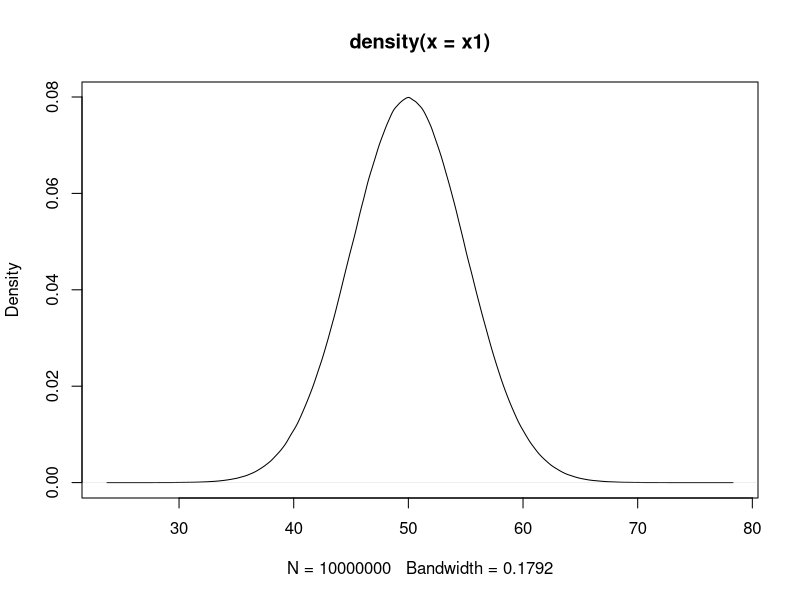

Reproduce this figure in R.
# Data structure in R

#Vectors----
x=1:10 #create sequence of numbers from 1 to 10
x
x1 <- 1:20
x1

(x1=1:30) #create sequence and print as well

(x2=c(1,2,13,4,5)) #concatinate
class(x2)

(x3=letters[1:10])
class(x3)

LETTERS[1:26] #to print a,b..z

(x3b=c('a','tirtha','4')) #hybrid vector
class(x3b)

?c #help option ?

(x4=c(T,FALSE,TRUE,F,T))
class(x4)

x5=c(3L,5L)
class(x5)

#access elements
(x6=seq(0,100,by=3)) #to create values from 0 to 100 with difference of 3
?seq

ls()  #variables in my environment
length(x6)
x6[20] #access 20th element
x6[c(2,4)] #access 2nd and 4th element
x6[-1] #access all but 1st element
x6[-c(1:10)] #access all but 1st 10 elements

#modify
sort(x6)
sort(x6,decreasing = T)

(x7=c(x6,x2)) #combine 2 vectors
(x8=c(x2,x3))
sort(x8)
sort(x8,decreasing = T)


seq(-3,10,by=0.2)
(sort(x2))

(x=seq(1,5,length.out = 10))
x=NULL

(x=rnorm(100))
(x1=rnorm(10000000,50,5))
plot(density(x1))




#Matrices----
1:12
(m1=matrix(1:12,nrow = 4))
(m2=matrix(1:12,ncol = 3,byrow = T))
dim(m1)
attributes(m2)
m1
m1[1,3]
m1[,2]
m1[2,2:3]
m1[c(1,3),]

paste("c",1:100,sep="-")

m1
(colnames(m1)=paste("C",1:3,sep=""))

m2
rbind(m2,c(50,60,70))

colSums(m2)
rowSums(m2)
m2
colMeans(m2)

m1
t(m1)
sweep(m1,MARGIN = 2,STATS=c(2,3,4),FUN = "+")
addmargins(m1,1,sum)
addmargins(m1,c(1,2),mean)
addmargins(m1,c(1,2),list(list(mean,sum,max),list(var,sd)))

#ffghf
































#Arrays----

#Data Frames----

#Lists----

#Factor----